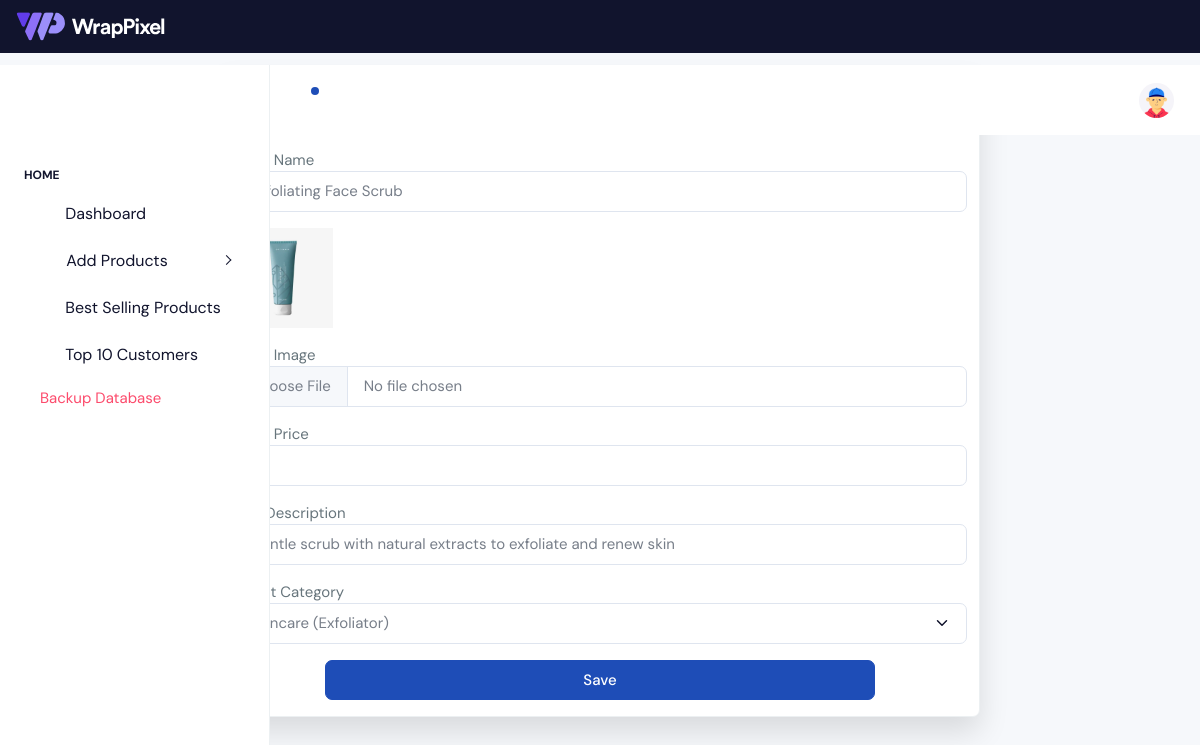
/Admin/updateCosmetics.php?id=70 (signed in), run on the app's committed database.
### tables this page shows
CREATE TABLE `cosmetic` (
  `id` int(11) NOT NULL,
  `name` varchar(50) NOT NULL,
  `price` int(11) NOT NULL,
  `image` varchar(250) NOT NULL,
  `description` varchar(500) NOT NULL,
  `category` varchar(50) NOT NULL
);

### Admin/updateCosmetics.php (the view, shortened to what this page needs)
<?php
include('header.php');
$id=$_GET['id'];
include('connection.php');
$sql="SELECT * FROM `cosmetic` WHERE id=$id";
$query=mysqli_query($con,$sql);
$row = mysqli_fetch_array($query);
?>
<div class="container mt-5">
    <div class="row justify-content-center">
        <div class="col-8 card shadow">
            <form action="update_cosmetic.php" method="post" enctype="multipart/form-data">
                <div class="my-3">
                    <h1 class="text-primary text-center text-uppercase">Edit Product</h1>
                </div>
                <div class="my-3">
                    <label for="name">Enter Name</label>
                    <input type="text" name="name" id="name" class="form-control" value="<?php echo ($row['name']); ?>">
                </div>
                <div class="my-3">
                    <img src="<?php echo ($row['image']); ?>" alt="Product Image" height="100">
                </div>
                <div class="my-3">
                    <label for="image">Enter Image</label>
                    <input type="file" name="image" id="image" class="form-control">
                </div>
                <div class="my-3">
                    <label for="price">Enter Price</label>
                    <input type="number" name="price" id="price" class="form-control" value="<?php echo ($row['price']); ?>">
                </div>
                <div class="my-3">
                    <label for="description">Add Description</label>
                    <input type="text" name="description" id="description" class="form-control" value="<?php echo ($row['description']); ?>">
                </div>
                <div class="my-3">
                    <label for="category">Select Category</label>
                    <select class="form-select" id="category" name="category">
                        <option value="<?php echo ($row['category']); ?>" selected><?php echo ($row['category']); ?></option>
                    </select>
                </div>
                <div class="my-3 text-center">
                    <input type="submit" value="Save" class="btn btn-primary w-75" name="submitBtn">
                </div>
            </form>
        </div>
    </div>
</div>

### data on the page
cosmetic: name "Exfoliating Face Scrub", image (picture), price "16", description "Gentle scrub with natural extracts to exfoliate and renew skin", category "Skincare (Exfoliator)"
